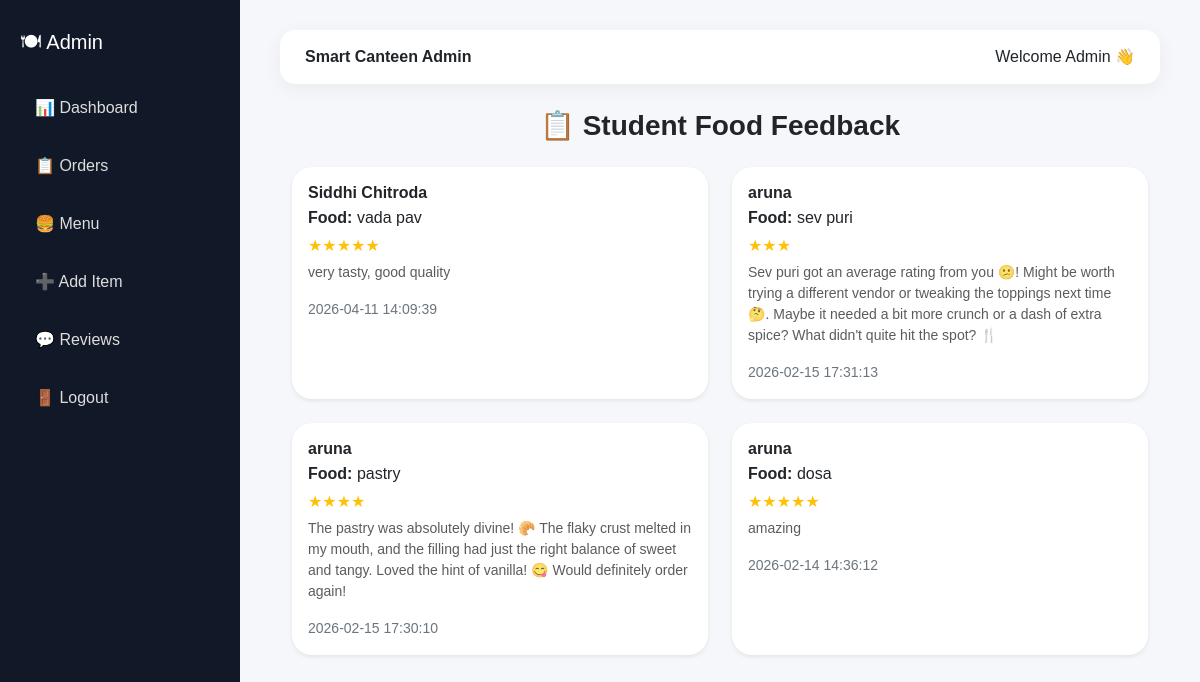
/smart_canteen/admin/view_feedback.php (signed in), run on the app's committed database.
### tables this page shows
CREATE TABLE `feedback` (
  `feedback_id` int(11) NOT NULL,
  `user_id` int(11) DEFAULT NULL,
  `food_name` varchar(100) DEFAULT NULL,
  `rating` int(11) DEFAULT NULL,
  `comment` text DEFAULT NULL,
  `created_at` timestamp NOT NULL DEFAULT current_timestamp()
);

CREATE TABLE `users` (
  `user_id` int(11) NOT NULL,
  `name` varchar(100) DEFAULT NULL,
  `email` varchar(100) DEFAULT NULL,
  `password` varchar(255) DEFAULT NULL,
  `role` enum('student','staff','admin') DEFAULT 'student'
);

### smart_canteen/admin/view_feedback.php (the view, shortened to what this page needs)
<?php
include "../db.php";
$result = mysqli_query($conn,
    "SELECT f.*, u.name
     FROM feedback f
     JOIN users u ON f.user_id = u.user_id
     ORDER BY f.created_at DESC");
?>
<?php include "layout.php"; ?>
<div class="container mt-4">
    <h3 class="fw-bold mb-4 text-center">
        📋 Student Food Feedback
    </h3>
    <div class="row">
        <?php if(mysqli_num_rows($result) > 0){ ?>
            <?php while($row = mysqli_fetch_assoc($result)){ ?>
                <div class="col-md-6 mb-4">
                    <div class="card shadow-sm border-0 p-3 h-100">
                        <h6 class="fw-bold mb-1">
                            <?= $row['name']; ?>
                        </h6>
                        <p class="mb-1">
                            <strong>Food:</strong> <?= $row['food_name']; ?>
                        </p>
                        <p class="mb-1 text-warning">
                            <?= str_repeat("★", $row['rating']); ?>
                        </p>
                        <p class="text-muted small">
                            <?= $row['comment']; ?>
                        </p>
                        <small class="text-secondary">
                            <?= $row['created_at']; ?>
                        </small>
                    </div>
                </div>
            <?php } ?>
        <?php } else { ?>
            <div class="col-12 text-center text-muted">
                No feedback available yet.
            </div>
        <?php } ?>
    </div>
</div>

### smart_canteen/admin/layout.php (style rules this page uses)
* { margin:0;padding:0;box-sizing:border-box;font-family:'Poppins',sans-serif; }
body { display:flex;background:#f6f7fb; }
.card { background:white;padding:25px;border-radius:20px; box-shadow:0 10px 25px rgba(0,0,0,.08); }

### data on the page
feedback: user.name "Siddhi Chitroda", food_name "vada pav", rating "★★★★★", comment "very tasty, good quality", created_at "2026-04-11 14:09:39"
feedback: user.name "aruna", food_name "sev puri", rating "★★★", comment "Sev puri got an average rating from you 😕! Might be worth trying a different vendor or tweaking the toppings next time 🤔. Maybe it needed a bit more crunch or a dash of extra spice? What didn't quite hit the spot? 🍴", created_at "2026-02-15 17:31:13"
feedback: user.name "aruna", food_name "pastry", rating "★★★★", comment "The pastry was absolutely divine! 🥐 The flaky crust melted in my mouth, and the filling had just the right balance of sweet and tangy. Loved the hint of vanilla! 😋 Would definitely order again!", created_at "2026-02-15 17:30:10"
feedback: user.name "aruna", food_name "dosa", rating "★★★★★", comment "amazing", created_at "2026-02-14 14:36:12"
